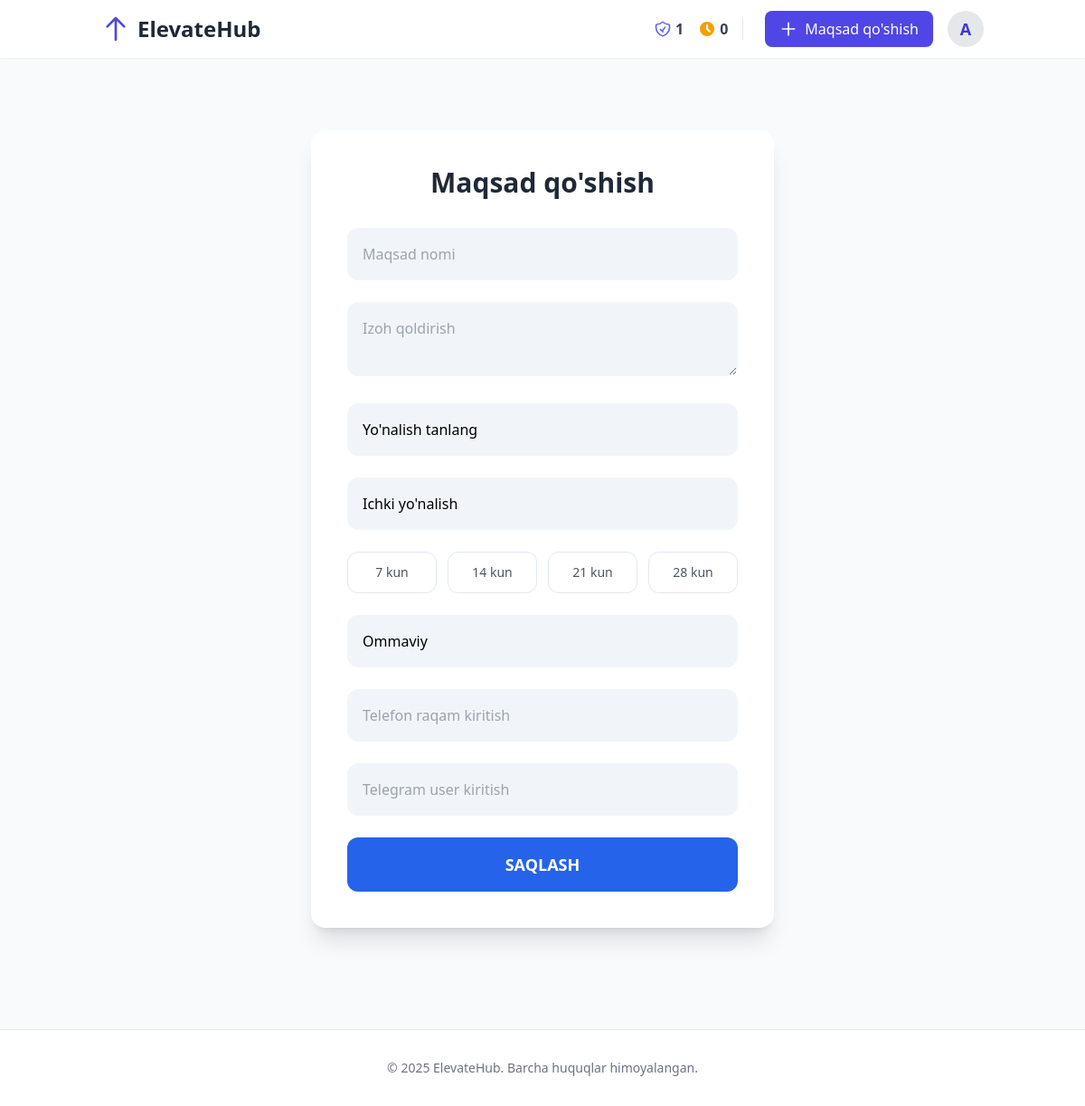
Page /goal/new/ (signed in) on the committed database.
### users/models.py (models this page shows, shortened)
class CustomUser(AbstractUser):
    email = models.EmailField(unique=True, blank=False, null=False)
    class Meta:
        verbose_name = "User"
        verbose_name_plural = "Users"

class Profile(models.Model):
    user = models.OneToOneField(settings.AUTH_USER_MODEL, on_delete=models.CASCADE, related_name='profile')
    xp = models.IntegerField(default=0, verbose_name="Tajriba ballari (XP)")
    level = models.IntegerField(default=1, verbose_name="Daraja")
    coins = models.IntegerField(default=0, verbose_name="Tangalar")

### users/views.py (the view, shortened to what this page needs)
# urls.py: path("goal/new/", views.GoalCreateView.as_view(), name="goal_create"),
class GoalCreateView(LoginRequiredMixin, CreateView):
    model = Goal
    form_class = GoalForm
    template_name = "goal_form.html"

### users/models.py (called while the page is built)
    def __str__(self):
        return self.name

### templates/goal_form.html (shortened to what this page needs)
{% extends 'base.html' %}
{% block content %}
<div class="max-w-lg mx-auto py-12">
    <div class="bg-white p-8 sm:p-10 rounded-2xl shadow-xl">
        <h1 class="text-3xl font-bold text-gray-800 mb-8 text-center">Maqsad qo'shish</h1>
        <form id="goalForm" method="post" class="space-y-6" novalidate>
            <div>{{ form.title }}</div>
            <div>{{ form.description }}</div>
            <div>{{ form.category }}</div>
            <div>{{ form.sub_category }}</div>
            <div id="duration-container" class="grid grid-cols-4 gap-3">
                {% for radio in form.duration %}
                <div class="relative">
                    <label for="{{ radio.id_for_label }}" class="duration-label cursor-pointer text-center block w-full p-3 rounded-xl text-sm text-gray-600">
                        {{ radio.choice_label }}
                    </label>
                </div>
                {% endfor %}
            </div>
            <div>{{ form.visibility }}</div>
            <div>{{ form.phone_number }}</div>
            <div>{{ form.telegram_username }}</div>
            <button type="submit" class="w-full bg-blue-600 text-white font-bold py-4 rounded-xl hover:bg-blue-700 transition-colors text-lg">
                SAQLASH
            </button>
        </form>
    </div>
</div>
{% endblock %}

### templates/base.html (shortened to what this page needs)
{% load static %}
<!DOCTYPE html>
<html lang="en">
  <head>
    <script src="https://cdn.tailwindcss.com"></script>
  </head>
  <body class="font-sans">
    <header class="bg-white/95 backdrop-blur-sm sticky top-0 z-50 shadow-sm">
      <nav class="container mx-auto px-6 py-3">
        <div class="flex justify-between items-center">
          <a href="{% url 'home' %}" class="flex items-center space-x-2 text-2xl font-bold text-gray-800">
            <svg class="w-8 h-8 text-indigo-600" fill="none" stroke="currentColor" viewBox="0 0 24 24" xmlns="http://www.w3.org/2000/svg">
              <path stroke-linecap="round" stroke-linejoin="round" stroke-width="2" d="M5 10l7-7m0 0l7 7m-7-7v18"></path>
            </svg>
            <span>ElevateHub</span>
          </a>
          <div class="flex items-center space-x-4">
            {% if user.is_authenticated %}
              <div class="hidden sm:flex items-center space-x-4 border-r pr-4 mr-2">
                <div class="flex items-center" title="Daraja">
                  <span class="ml-1 font-bold text-gray-700">{{ user.profile.level }}</span>
                </div>
                <div class="flex items-center" title="Tangalar">
                  <svg class="w-5 h-5 text-amber-500" fill="currentColor" viewBox="0 0 20 20">
                    <path fill-rule="evenodd" d="M10 18a8 8 0 100-16 8 8 0 000 16zm1-12a1 1 0 10-2 0v4a1 1 0 00.293.707l2.828 2.829a1 1 0 101.414-1.415L11 9.586V6z" clip-rule="evenodd"></path>
                  </svg>
                  <span class="ml-1 font-bold text-gray-700">{{ user.profile.coins }}</span>
                </div>
              </div>
              <a href="{% url 'goal_create' %}" class="hidden sm:flex items-center space-x-2 bg-indigo-600 text-white px-4 py-2 rounded-lg hover:bg-indigo-700 shadow-sm transition-transform duration-300 hover:scale-105">
                <svg class="w-5 h-5" fill="none" stroke="currentColor" viewBox="0 0 24 24">
                  <path stroke-linecap="round" stroke-linejoin="round" stroke-width="2" d="M12 4v16m8-8H4"></path>
                </svg>
                <span>Maqsad qo'shish</span>
              </a>
              <div class="relative">
                <button id="profileDropdownBtn" class="flex items-center focus:outline-none"><span class="w-10 h-10 bg-gray-200 rounded-full flex items-center justify-center text-indigo-700 font-bold text-lg">{{ user.username|first|upper }}</span></button>
              </div>
            {% endif %}
          </div>
        </div>
      </nav>
    </header>
    <main class="container mx-auto mt-8 px-6">
      {% block content %}{% endblock %}
    </main>
    <footer class="mt-16 py-8 bg-white border-t border-gray-200">
      <div class="container mx-auto text-center text-gray-500 text-sm">
        <p>
          &copy; {% now 'Y' %} ElevateHub. Barcha huquqlar himoyalangan.
        </p>
      </div>
    </footer>
  </body>
</html>

### templates/base.html (style rules this page uses)
body { background-color: #f7f8fc; }

### templates/goal_form.html (style rules this page uses)
body { background-color: #f8fafc; }
.form-field { background-color: #f1f5f9; border: 1px solid #f1f5f9; transition: all 0.2s ease-in-out; }
.duration-label { border: 1px solid #e2e8f0; transition: all 0.2s ease-in-out; }

### rows in the picture
CustomUser: profile.level "1", profile.coins "0", username|first "A"

### other values in the picture
{{ radio.choice_label }} "7 kun" "14 kun" "21 kun" "28 kun"
